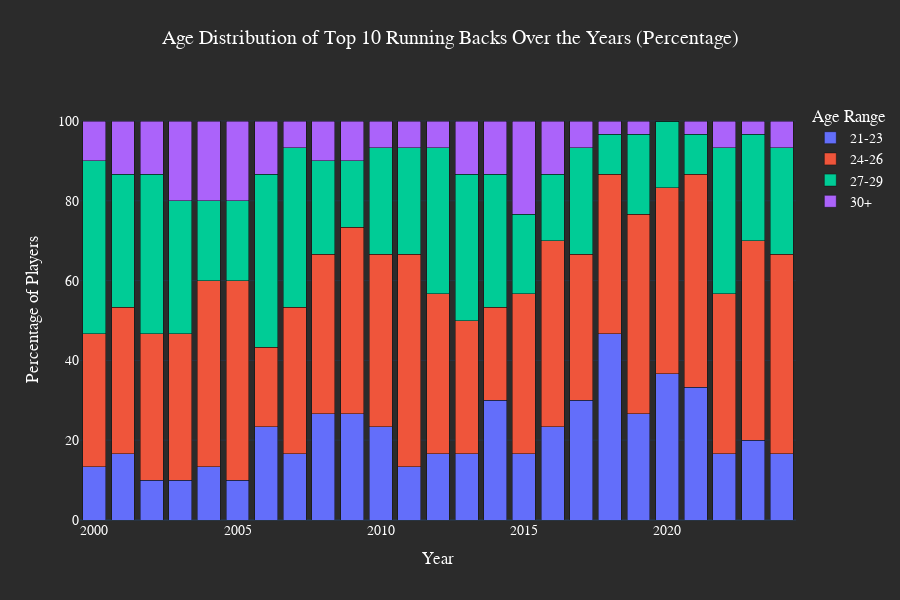

The code cell stored with this chart in its notebook:
### Markdown cell above
I don't see much of a change in the average year. What if I look at the counts of the ages of RBs in the top 30?

### Code cell
# Step 1: Filter the top 10 players based on 'Rank'
top_30_df = fantasy_df_filtered[fantasy_df_filtered['Rank'] <= 30]

# Step 2: Define the age bins and labels
bins = [20, 23, 26, 29, 100]  # Bins: 21-23, 24-26, 27-29, 30+
labels = ['21-23', '24-26', '27-29', '30+']

# Step 3: Create a new column in the DataFrame for the age bins
top_30_df['Age_Bin'] = pd.cut(top_30_df['Age'], bins=bins, labels=labels, right=True)

# Step 4: Count the occurrences of each age bin by year
age_bin_count = top_30_df.groupby(['Year', 'Age_Bin']).size().reset_index(name='Age_Count')

# Step 5: Calculate the percentage of each age bin within each year
age_bin_count['Percentage'] = age_bin_count.groupby('Year')['Age_Count'].transform(lambda x: x / x.sum() * 100)

# Step 6: Create the stacked histogram with percentage
fig = px.bar(
    age_bin_count,
    x='Year',
    y='Percentage',
    color='Age_Bin',
    title="Age Distribution of Top 10 Running Backs Over the Years (Percentage)",
    labels={"Year": "Year", "Percentage": "Percentage of Players", "Age_Bin": "Age Range"},
    barmode='stack',
    height=600,
    width=900,
)

# Step 7: Adjust layout for better appearance and add space between bars
fig.update_layout(
    xaxis_title="Year",
    yaxis_title="Percentage of Players",
    legend_title="Age Range",
    template="plotly_dark",  # Dark theme for better contrast
    title_x=0.5,  # Center the title
    title_y=0.95,  # Move the title up a bit
    plot_bgcolor="#2b2b2b",  # Dark background
    paper_bgcolor="#2b2b2b",  # Dark background for the whole figure
    font=dict(family="Arial", size=14, color="white"),
    bargap=0.2,  # Add space between bars
)

# Step 8: Show the plot
fig.show()

### Figure 1 — Plotly figure (JSON) as saved in the notebook; plotly's stock layout.template omitted (floating-point values rounded to 4 significant figures)
{"data": [{"alignmentgroup": "True", "hovertemplate": "Age Range=21-23<br>Year=%{x}<br>Percentage of Players=%{y}<extra></extra>", "legendgroup": "21-23", "marker": {"color": "#636efa", "pattern": {"shape": ""}}, "name": "21-23", "offsetgroup": "21-23", "orientation": "v", "showlegend": true, "textposition": "auto", "type": "bar", "x": [2000, 2001, 2002, 2003, 2004, 2005, 2006, 2007, 2008, 2009, 2010, 2011, 2012, 2013, 2014, 2015, 2016, 2017, 2018, 2019, 2020, 2021, 2022, 2023, 2024], "xaxis": "x", "y": [13.33, 16.67, 10, 10, 13.33, 10, 23.33, 16.67, 26.67, 26.67, 23.33, 13.33, 16.67, 16.67, 30, 16.67, 23.33, 30, 46.67, 26.67, 36.67, 33.33, 16.67, 20, 16.67], "yaxis": "y"}, {"alignmentgroup": "True", "hovertemplate": "Age Range=24-26<br>Year=%{x}<br>Percentage of Players=%{y}<extra></extra>", "legendgroup": "24-26", "marker": {"color": "#EF553B", "pattern": {"shape": ""}}, "name": "24-26", "offsetgroup": "24-26", "orientation": "v", "showlegend": true, "textposition": "auto", "type": "bar", "x": [2000, 2001, 2002, 2003, 2004, 2005, 2006, 2007, 2008, 2009, 2010, 2011, 2012, 2013, 2014, 2015, 2016, 2017, 2018, 2019, 2020, 2021, 2022, 2023, 2024], "xaxis": "x", "y": [33.33, 36.67, 36.67, 36.67, 46.67, 50, 20, 36.67, 40, 46.67, 43.33, 53.33, 40, 33.33, 23.33, 40, 46.67, 36.67, 40, 50, 46.67, 53.33, 40, 50, 50], "yaxis": "y"}, {"alignmentgroup": "True", "hovertemplate": "Age Range=27-29<br>Year=%{x}<br>Percentage of Players=%{y}<extra></extra>", "legendgroup": "27-29", "marker": {"color": "#00cc96", "pattern": {"shape": ""}}, "name": "27-29", "offsetgroup": "27-29", "orientation": "v", "showlegend": true, "textposition": "auto", "type": "bar", "x": [2000, 2001, 2002, 2003, 2004, 2005, 2006, 2007, 2008, 2009, 2010, 2011, 2012, 2013, 2014, 2015, 2016, 2017, 2018, 2019, 2020, 2021, 2022, 2023, 2024], "xaxis": "x", "y": [43.33, 33.33, 40, 33.33, 20, 20, 43.33, 40, 23.33, 16.67, 26.67, 26.67, 36.67, 36.67, 33.33, 20, 16.67, 26.67, 10, 20, 16.67, 10, 36.67, 26.67, 26.67], "yaxis": "y"}, {"alignmentgroup": "True", "hovertemplate": "Age Range=30+<br>Year=%{x}<br>Percentage of Players=%{y}<extra></extra>", "legendgroup": "30+", "marker": {"color": "#ab63fa", "pattern": {"shape": ""}}, "name": "30+", "offsetgroup": "30+", "orientation": "v", "showlegend": true, "textposition": "auto", "type": "bar", "x": [2000, 2001, 2002, 2003, 2004, 2005, 2006, 2007, 2008, 2009, 2010, 2011, 2012, 2013, 2014, 2015, 2016, 2017, 2018, 2019, 2020, 2021, 2022, 2023, 2024], "xaxis": "x", "y": [10, 13.33, 13.33, 20, 20, 20, 13.33, 6.667, 10, 10, 6.667, 6.667, 6.667, 13.33, 13.33, 23.33, 13.33, 6.667, 3.333, 3.333, 0, 3.333, 6.667, 3.333, 6.667], "yaxis": "y"}], "layout": {"bargap": 0.2, "barmode": "stack", "font": {"color": "white", "family": "Arial", "size": 14}, "height": 600, "legend": {"title": {"text": "Age Range"}, "tracegroupgap": 0}, "paper_bgcolor": "#2b2b2b", "plot_bgcolor": "#2b2b2b", "title": {"text": "Age Distribution of Top 10 Running Backs Over the Years (Percentage)", "x": 0.5, "y": 0.95}, "width": 900, "xaxis": {"anchor": "y", "domain": [0, 1], "title": {"text": "Year"}}, "yaxis": {"anchor": "x", "domain": [0, 1], "title": {"text": "Percentage of Players"}}}}
